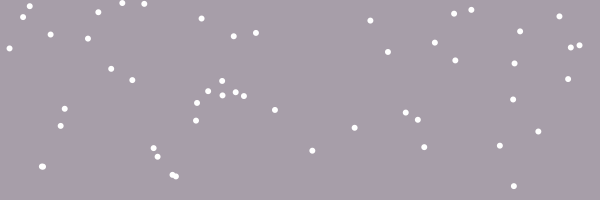
Frame 1 (no input)
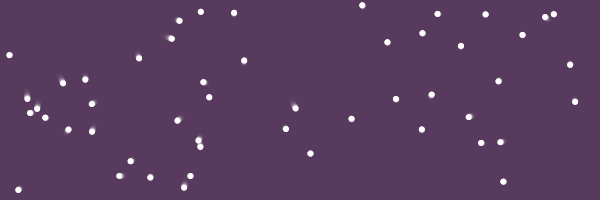
Frame 60 (the mouse pressed at the canvas centre just before this capture)
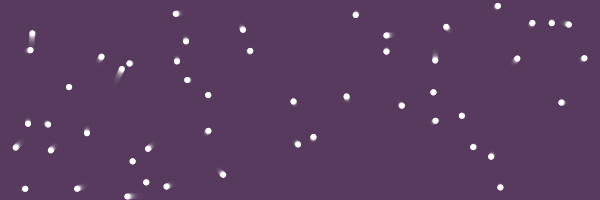
Frame 120 (the mouse held since frame 60 and released just before this capture)

The Processing sketch that drew these frames (run headless with seeded random() and noise(); from frame 60 on, the mouse is pressed at the canvas centre):

// Processing sketch: processing_155252
// ── processing_155252.pde

PVector [] start;
PVector [] end;

float m = 0;

void setup() {
  size(600, 200);
  smooth();

  start = new PVector [50];
  end = new PVector [50];

  setRandomPositions (start);
  arrayCopy (start, end);
    setNearestRandomPositions (end, int (end.length*1.5));

  frameRate (30);
}

void setNearestRandomPositions (PVector [] p, int num)
{
  
  PVector [] randomPos = new PVector [num];

  for (int i = 0; i < randomPos.length; i++)
  {
    PVector pos = new PVector (random (width), random (height));
    randomPos [i] = pos;
  }

  int nearestIndex = 0;
  float nearestDistance = width*height;

  for (int i = 0; i < p.length; i++)
  {
    nearestIndex = 0;
    nearestDistance = width*height;

    for (int j = 0; j < randomPos.length; j++)
    {
      if (randomPos[j].z == -1) continue;
      
      float distance = dist (randomPos[j].x, randomPos[j].y, p[i].x, p[i].y);
      if (distance < nearestDistance)
      {
        nearestDistance = distance;
        nearestIndex = j;
      }
    }

    p [i] = randomPos[nearestIndex].get();
    randomPos[nearestIndex].z = -1;
  }
}

void setRandomPositions (PVector [] p)
{

  int i = 0;
  while (i < p.length)
  {
    PVector pos = new PVector (random (width), random (height));
    p [i] = pos;
    i = i +1;
  }
}


void draw()
{
  fill (#57385c, 80);
  noStroke();
  rect (0, 0, width, height);

  // draw ellipses

  fill (#ffffff);
  noStroke();

  int i = 0;
  while (i < start.length)
  {

    PVector current = new PVector (lerp (start[i].x, end[i].x, sin (m)), lerp (start[i].y, end[i].y, sin (m)));

    ellipse (current.x, current.y, 6, 6);
    i = i+1;
  }

  // move

  m+= 0.02;

  // check if target reached and set new target

  if (m >= PI/2)
  {
    m = 0;
    arrayCopy (end, start);
    setNearestRandomPositions (end, int (end.length*1.5));
  }
}
